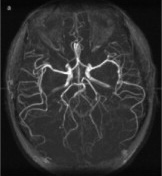
//> input picture Practica 2 parte 3/Cerebro.jpg, 162 x 176 px, given in place of video.mjpg, which was not available
$ ./Principal   (built with g++ and OpenCV 4)
//> lines starting //> are read from the running program, lines starting //| are printed output that depends on the picture; pictures that were not available may be replaced by others from this repository, and a replacement may not be noted

#include <iostream>
#include <cstdlib>
#include <cmath>
#include <random>
#include <fstream>
#include <sstream>
#include <cstring>

// Librerías de OpenCV
//#include <opencv2/opencv.hpp>

#include <opencv2/imgproc.hpp> // Librería que contiene operaciones para realizar procesamiento de imágenes
#include <opencv2/imgcodecs.hpp> // Librería contiene los métodos para cargar imágenes de acuerdo a un códec
#include <opencv2/core.hpp> // Librería que contiene las estructuras y funciones base para representar las imágenes como matrices
#include <opencv2/video.hpp> // Librería para realizar lectura de vídeos
#include <opencv2/videoio.hpp> // Librería para escritura de vídoeos y streaming
#include <opencv2/highgui.hpp> // Librería para crear interfaces básicas de usuario
#include <chrono>


using namespace std;
using namespace cv;
using namespace chrono;

int hmin = 0, hmax = 79, smin = 111, smax = 213, vmin = 36, vmax = 101;

void eventoTrack(int valor, void *data){
}


int main(int argc, char* args[]){

    VideoCapture  video("http://166.247.77.253:81/mjpg/video.mjpg");
    //VideoCapture video("http://173.213.113.128/mjpg/video.mjpg");
    //VideoCapture video ("http://173.198.10.174:80/mjpg/video.mjpg");
    namedWindow("vista", WINDOW_AUTOSIZE);
    if(video.isOpened()){


        //Parte 1
        int fps=0, frameCount=0;
        Mat frame;
        Mat ecualizadaHist, imgBN;
        Mat CLANE;
        // Metodo propuesto
        Mat norma,ImgGamma,imgBN2;
        float gamma=1.5;
        //Deteccion de Movimiento
        Mat previous_frame_gray, motion_mask, diff;

        Mat vista;
        auto inicio = high_resolution_clock::now();
        while(3==3){
            video >> frame;
//> frame is the input picture: 176 rows x 162 cols, CV_8UC3; min 1, max 255, mean 48.5
            resize(frame, frame, Size(), 0.8, 0.8);
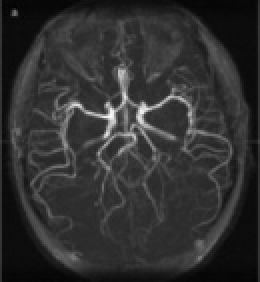
//> frame: 141 rows x 130 cols, CV_8UC3 (shown 2 times larger); min 3, max 251, mean 48.4
            cvtColor(frame, imgBN,COLOR_BGR2GRAY);
            cvtColor(frame, imgBN2,COLOR_BGR2GRAY);

            //Ecualizacion de Histograma
            equalizeHist(imgBN, ecualizadaHist);
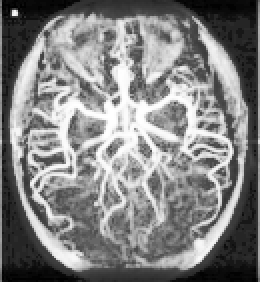
//> ecualizadaHist: 141 rows x 130 cols, CV_8UC1 (shown 2 times larger); min 0, max 255, mean 130
            imshow("Ecualizacion de Histograma", ecualizadaHist);

            //Metodo de CLAHE

            Ptr<CLAHE> metodoClahe = createCLAHE();
            metodoClahe-> apply(imgBN, CLANE);
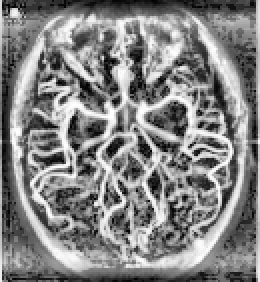
//> CLANE: 141 rows x 130 cols, CV_8UC1 (shown 2 times larger); min 1, max 255, mean 131.4
            metodoClahe-> setTilesGridSize(Size(10,10));

            imshow("Metodo CLAHE", CLANE);

            //Filtro propuesto GAMMA
            imgBN2.convertTo(norma, CV_32F, 1.0 / 255.0);
            pow(norma, 1 / gamma, imgBN2);
            imgBN2 *= 255;
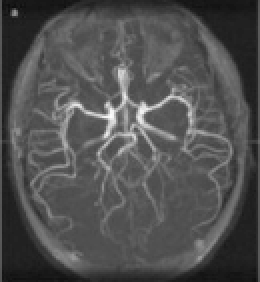
//> imgBN2: 141 rows x 130 cols, CV_32FC1 (shown 2 times larger); min 13.19, max 252.3, mean 80.9
            imgBN2.convertTo(imgBN2, CV_8U);
//> imgBN2: 141 rows x 130 cols, CV_8UC1
            imshow("Gamma", imgBN2);


            //Detector de Movimiento Frame Differencing github

            if (previous_frame_gray.empty())
                previous_frame_gray=imgBN.clone();

            absdiff(previous_frame_gray, imgBN, diff);
//> diff: 141 rows x 130 cols, CV_8UC1; every value is 0
            threshold(diff, motion_mask, 60, 255,THRESH_BINARY);
            //imshow("Motion Mask", motion_mask);

            //unir las vistas
            if(vista.empty()){
                vista= Mat::zeros(Size((frame.cols*2), frame.rows), CV_8UC1);
            }
            imgBN.copyTo(vista(Rect(0,0,imgBN.cols, imgBN.rows)));
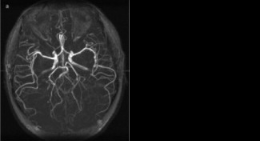
//> vista: 141 rows x 260 cols, CV_8UC1; min 0, max 251, mean 24.2
            motion_mask.copyTo(vista(Rect(motion_mask.cols, 0, motion_mask.cols,motion_mask.rows)));
            previous_frame_gray = imgBN.clone();

            // FPS
            frameCount++;
            auto fin = high_resolution_clock::now();
            duration<double> tiempo= fin-inicio;
            fps=(frameCount/tiempo.count());
            //putText(frame, "FPS: " + to_string(fps)  , Point(5, 40), FONT_HERSHEY_SIMPLEX, 1, Scalar(255,255, 255), 3);
            putText(vista, "FPS: " + to_string(fps)  , Point(5, 40), FONT_HERSHEY_SIMPLEX, 1, Scalar(255, 255, 255), 3);

            imshow("vista", vista);
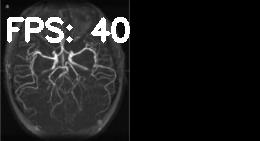
//> window 'vista': 141 rows x 260 cols, CV_8UC1; min 0, max 255, mean 31.7
            //imshow("Video Original", frame);

            if(waitKey(23)==27)
                break;


        }
        video.release();
        destroyAllWindows();

    }
}
